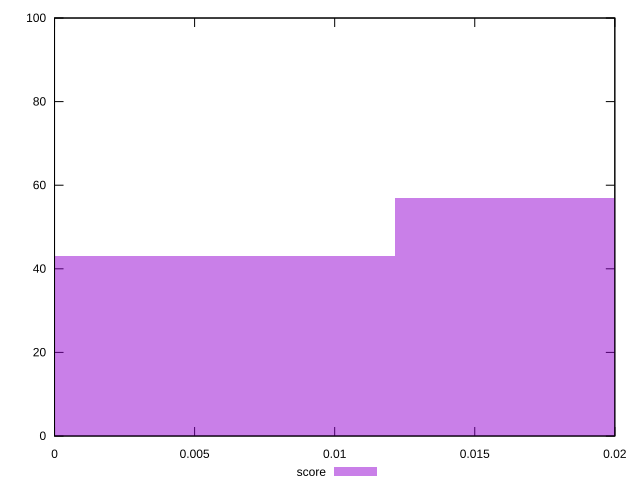

Reproduce this figure in gnuplot.
reset

$score <<EOF
0.024331863920220225 57
0 43
EOF

set key outside below
set boxwidth 0.024331863920220225
set xrange [0:0.02]
set yrange [0:100]
set trange [0:100]
set style fill transparent solid 0.5 noborder
set terminal svg size 640, 490 enhanced background rgb 'white'
set output "report_0_00242021-02-20T12:25:28.543Z/cumulative-layout-shift/samples/pages/score/histogram.svg"

plot $score title "score" with boxes

reset
